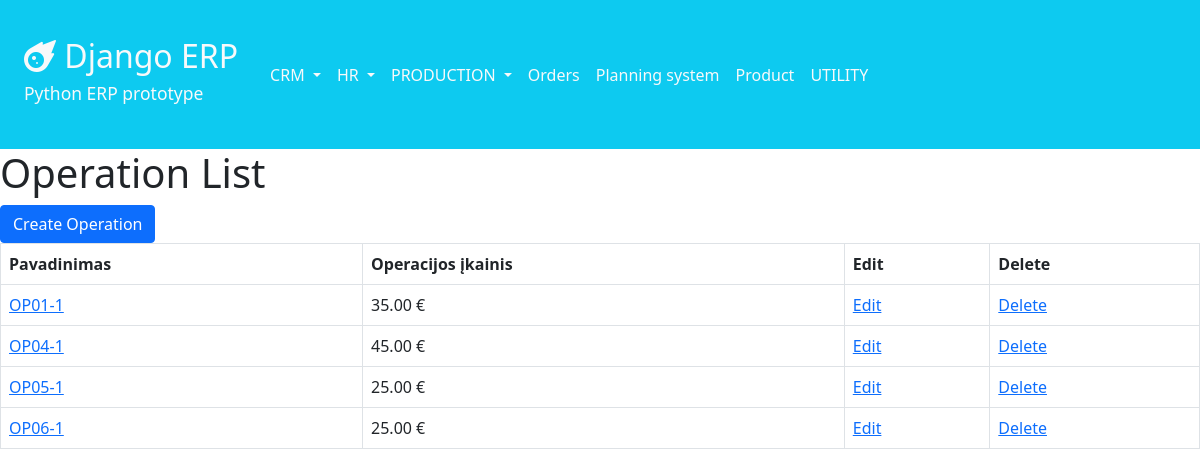
Screenshot of /production/operations/ with the database file from the repository.
### production/models.py (models this page shows, shortened)
class Operation(models.Model):
    operation_name = models.CharField(max_length=7, blank=True, null=True)
    operation_description = models.CharField(max_length=255, blank=True, null=True)
    operation_cost_h = models.DecimalField(max_digits=7, decimal_places=2)
    class Meta:
        ordering = ['operation_name']

### production/views.py (the view)
# urls.py: path('operations/', views.operation_list, name='operation_list'),
def operation_list(request):
    operations = Operation.objects.all()
    return render(request, 'production/operation/operation_list.html', {'operations': operations})

### production/templates/production/operation/operation_list.html
{% extends 'navbar.html' %}
{% block content %}
    <h1>Operation List</h1>
    <a href="{% url 'production:create_operation' %}" class="btn btn-primary">Create Operation</a>
    <table class="table table-bordered">
        <thead>
        <tr>
            <th>Pavadinimas</th>
            <th>Operacijos įkainis</th>
            <th>Edit</th>
            <th>Delete</th>
        </tr>
        </thead>
        <tbody>
        {% for operation in operations %}
            <tr>
                <td><a href="{% url 'production:operation_detail' operation.pk %}">{{ operation.operation_name }}</a></td>
                <td>{{ operation.operation_cost_h }} €</td>
                <td><a href="{% url 'production:update_operation' operation.pk %}">Edit</a></td>
                <td><a href="{% url 'production:delete_operation' operation.pk %}">Delete</a></td>
            </tr>
        {% endfor %}
        </tbody>
    </table>
{% endblock %}

### rows the page displays
Operation: operation_name "OP01-1", operation_cost_h "35.00"
Operation: operation_name "OP04-1", operation_cost_h "45.00"
Operation: operation_name "OP05-1", operation_cost_h "25.00"
Operation: operation_name "OP06-1", operation_cost_h "25.00"
